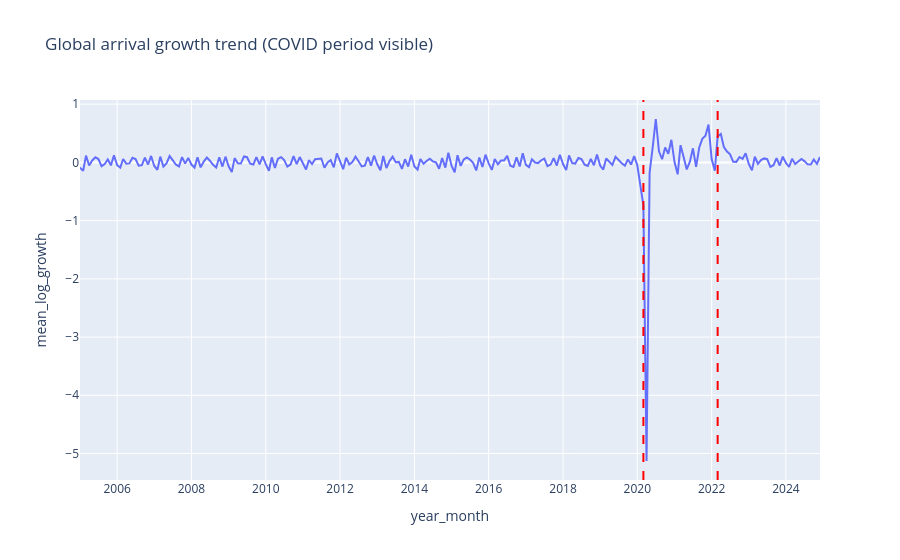

Notebook cell for this chart:
### Markdown cell above
### COVID exclusion discussion

### Code cell
import pandas as pd
import numpy as np

df['year_month'] = pd.to_datetime(df['year_month'])

start = pd.to_datetime("2020-03-01")
end   = pd.to_datetime("2022-03-01")

df['is_covid_period'] = df['year_month'].between(start, end)

print(f"COVID period rows: {df['is_covid_period'].sum()}")

df_no_covid = df[~df['is_covid_period']].copy()

print(f"Rows after excluding COVID: {len(df_no_covid)}")

import plotly.express as px

monthly_check = df.groupby('year_month', as_index=False).agg(
    mean_log_growth=('log_arrivals_diff', 'mean')
)

fig = px.line(
    monthly_check,
    x='year_month',
    y='mean_log_growth',
    title='Global arrival growth trend (COVID period visible)'
)

fig.add_vline(x=start, line_dash="dash", line_color="red")
fig.add_vline(x=end, line_dash="dash", line_color="red")

fig.show()

df_no_covid.to_csv('../data/processed/model_ready_no_covid.csv', index=False)

### Figure 1 — Plotly figure (JSON) as saved in the notebook; plotly's stock layout.template omitted (floating-point values rounded to 4 significant figures; data arrays with more than 128 entries replaced by an {"elided": "..."} marker saying what was removed)
{"data": [{"hovertemplate": "year_month=%{x}<br>mean_log_growth=%{y}<extra></extra>", "legendgroup": "", "line": {"color": "#636efa", "dash": "solid"}, "marker": {"symbol": "circle"}, "mode": "lines", "name": "", "orientation": "v", "showlegend": false, "type": "scatter", "x": {"elided": "240 str values"}, "xaxis": "x", "y": {"elided": "240 float values"}, "yaxis": "y"}], "layout": {"legend": {"tracegroupgap": 0}, "shapes": [{"line": {"color": "red", "dash": "dash"}, "type": "line", "x0": "2020-03-01T00:00:00", "x1": "2020-03-01T00:00:00", "xref": "x", "y0": 0, "y1": 1, "yref": "y domain"}, {"line": {"color": "red", "dash": "dash"}, "type": "line", "x0": "2022-03-01T00:00:00", "x1": "2022-03-01T00:00:00", "xref": "x", "y0": 0, "y1": 1, "yref": "y domain"}], "title": {"text": "Global arrival growth trend (COVID period visible)"}, "xaxis": {"anchor": "y", "domain": [0, 1], "title": {"text": "year_month"}}, "yaxis": {"anchor": "x", "domain": [0, 1], "title": {"text": "mean_log_growth"}}}}
